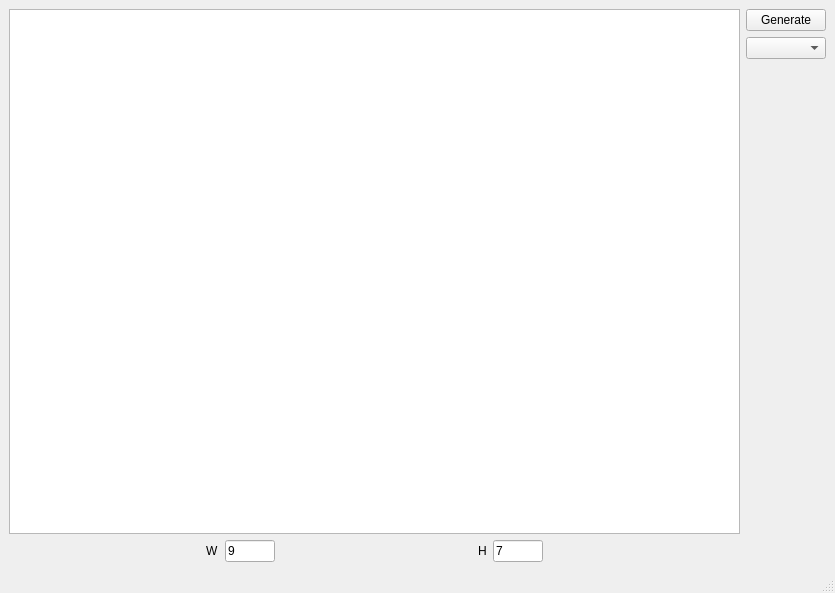
<?xml version="1.0" encoding="UTF-8"?>
<ui version="4.0">
 <class>MainWindow</class>
 <widget class="QMainWindow" name="MainWindow">
  <property name="geometry">
   <rect>
    <x>0</x>
    <y>0</y>
    <width>835</width>
    <height>593</height>
   </rect>
  </property>
  <property name="windowTitle">
   <string>Test assignment: find path</string>
  </property>
  <widget class="QWidget" name="centralwidget">
   <layout class="QHBoxLayout" name="horizontalLayout_2">
    <item>
     <layout class="QVBoxLayout" name="verticalLayout_2">
      <item>
       <widget class="ZoomView" name="view"/>
      </item>
      <item>
       <layout class="QHBoxLayout" name="horizontalLayout">
        <item>
         <spacer name="horizontalSpacer">
          <property name="orientation">
           <enum>Qt::Horizontal</enum>
          </property>
          <property name="sizeHint" stdset="0">
           <size>
            <width>40</width>
            <height>20</height>
           </size>
          </property>
         </spacer>
        </item>
        <item>
         <widget class="QLabel" name="widthLabel">
          <property name="text">
           <string>W</string>
          </property>
         </widget>
        </item>
        <item>
         <widget class="QLineEdit" name="widthLineEdit">
          <property name="maximumSize">
           <size>
            <width>50</width>
            <height>16777215</height>
           </size>
          </property>
          <property name="text">
           <string>9</string>
          </property>
         </widget>
        </item>
        <item>
         <spacer name="horizontalSpacer_4">
          <property name="orientation">
           <enum>Qt::Horizontal</enum>
          </property>
          <property name="sizeHint" stdset="0">
           <size>
            <width>40</width>
            <height>20</height>
           </size>
          </property>
         </spacer>
        </item>
        <item>
         <widget class="QLabel" name="heightLabel">
          <property name="text">
           <string>H</string>
          </property>
         </widget>
        </item>
        <item>
         <widget class="QLineEdit" name="heightLineEdit">
          <property name="maximumSize">
           <size>
            <width>50</width>
            <height>16777215</height>
           </size>
          </property>
          <property name="text">
           <string>7</string>
          </property>
         </widget>
        </item>
        <item>
         <spacer name="horizontalSpacer_2">
          <property name="orientation">
           <enum>Qt::Horizontal</enum>
          </property>
          <property name="sizeHint" stdset="0">
           <size>
            <width>40</width>
            <height>20</height>
           </size>
          </property>
         </spacer>
        </item>
       </layout>
      </item>
     </layout>
    </item>
    <item>
     <layout class="QVBoxLayout" name="verticalLayout">
      <item>
       <widget class="QPushButton" name="generateButton">
        <property name="text">
         <string>Generate</string>
        </property>
       </widget>
      </item>
      <item>
       <widget class="QComboBox" name="tracerBox">
        <property name="sizePolicy">
         <sizepolicy hsizetype="Minimum" vsizetype="Fixed">
          <horstretch>0</horstretch>
          <verstretch>0</verstretch>
         </sizepolicy>
        </property>
       </widget>
      </item>
      <item>
       <spacer name="verticalSpacer">
        <property name="orientation">
         <enum>Qt::Vertical</enum>
        </property>
        <property name="sizeHint" stdset="0">
         <size>
          <width>20</width>
          <height>40</height>
         </size>
        </property>
       </spacer>
      </item>
     </layout>
    </item>
   </layout>
  </widget>
  <widget class="QStatusBar" name="statusBar"/>
 </widget>
 <customwidgets>
  <customwidget>
   <class>ZoomView</class>
   <extends>QGraphicsView</extends>
   <header>ZoomView.hxx</header>
  </customwidget>
 </customwidgets>
 <resources/>
 <connections/>
</ui>
